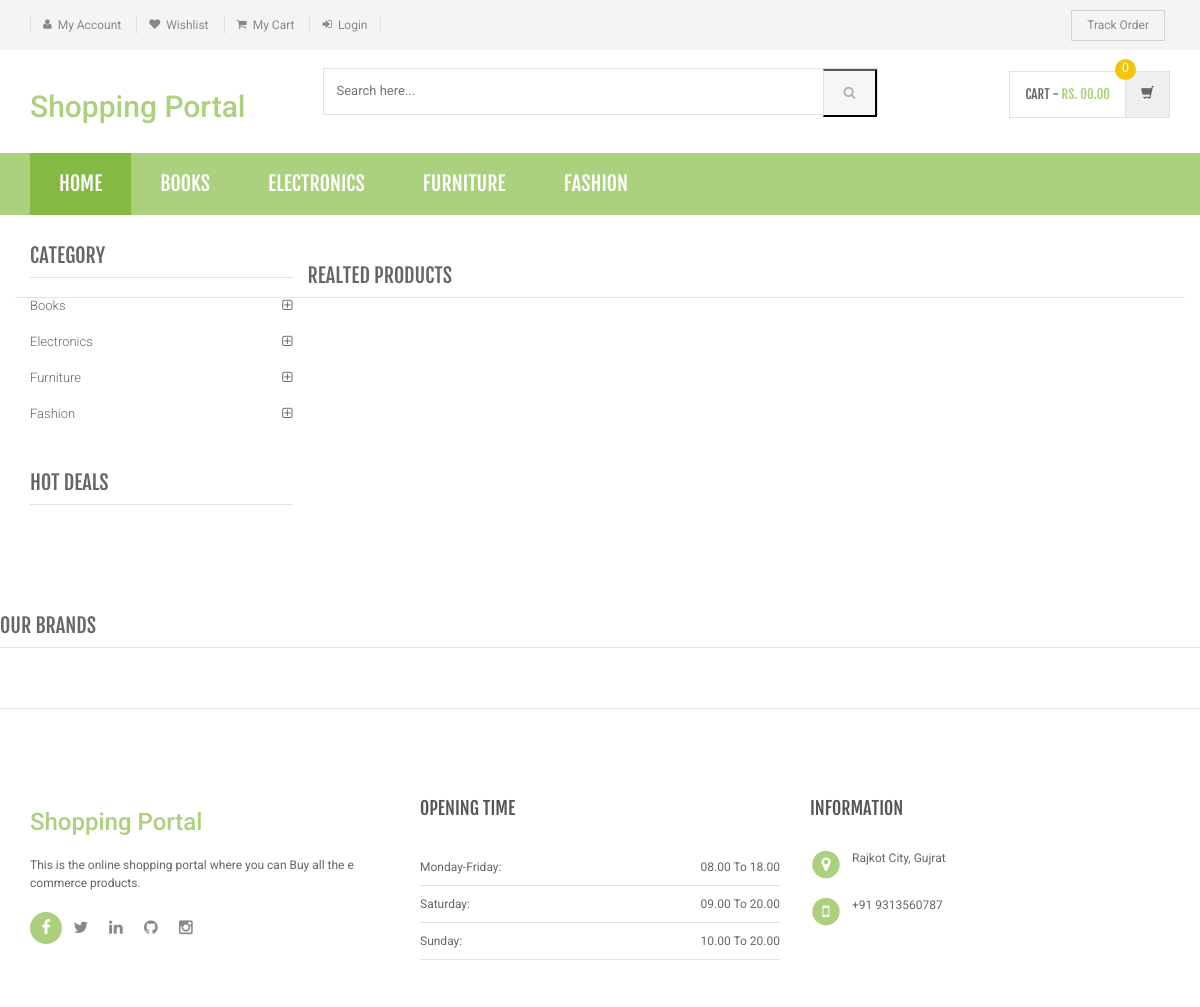
Before: /product-details.php with the older database file.
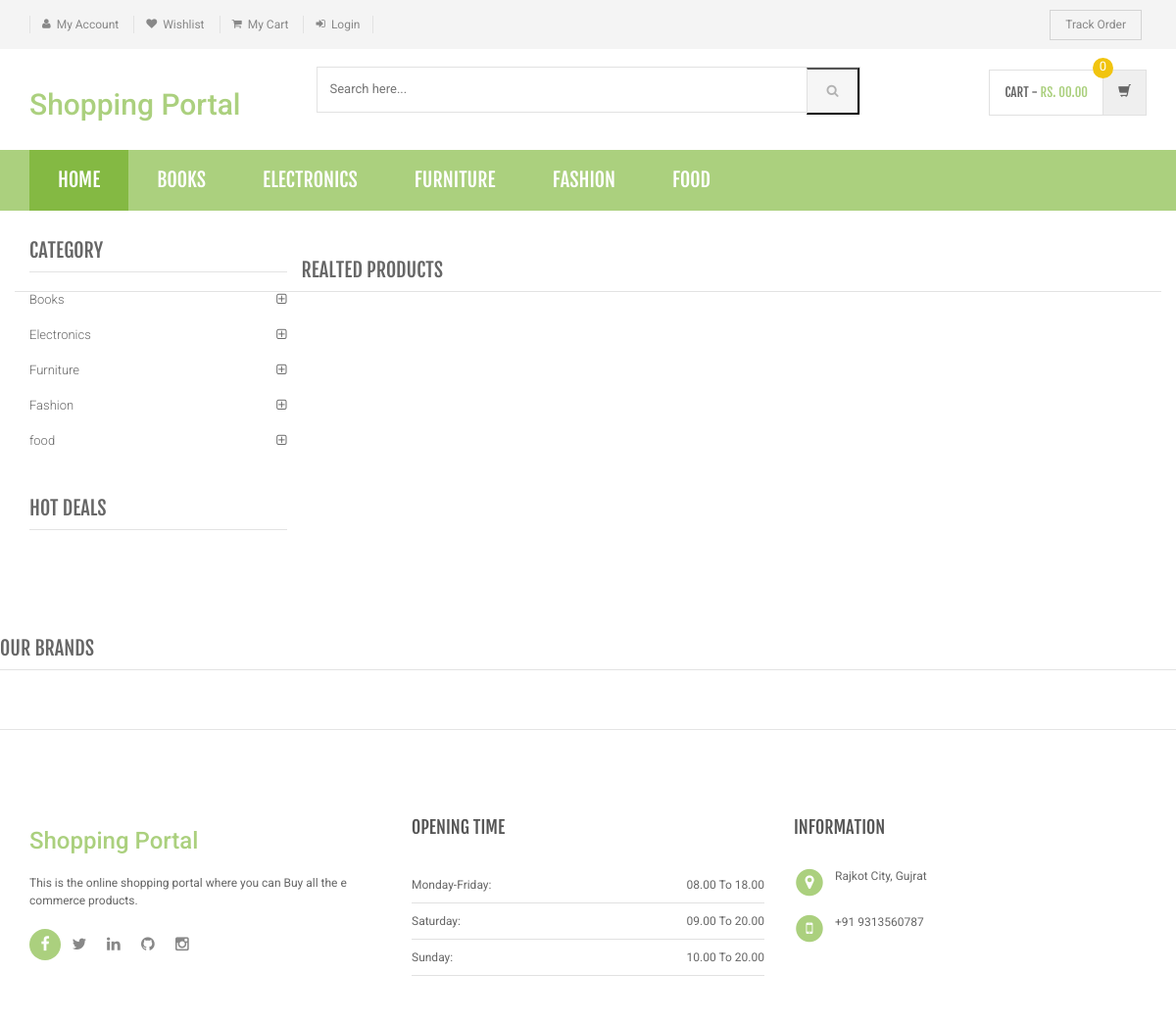
After: the same page with the newer database file.
### tables this page shows
CREATE TABLE `category` (
  `id` int(11) NOT NULL,
  `categoryName` varchar(255) DEFAULT NULL,
  `categoryDescription` longtext DEFAULT NULL,
  `creationDate` timestamp NOT NULL DEFAULT current_timestamp(),
  `updationDate` varchar(255) DEFAULT NULL
);

### product-details.php (the view, shortened to what this page needs)
<?php
include('includes/config.php');
?>
<!DOCTYPE html>
<html lang="en">
	<head>
	    <link rel="stylesheet" href="assets/css/bootstrap.min.css">
	    <link rel="stylesheet" href="assets/css/main.css">
	    <link rel="stylesheet" href="assets/css/green.css">
	    <link rel="stylesheet" href="assets/css/owl.carousel.css">
		<link rel="stylesheet" href="assets/css/owl.transitions.css">
		<link href="assets/css/lightbox.css" rel="stylesheet">
		<link rel="stylesheet" href="assets/css/animate.min.css">
		<link rel="stylesheet" href="assets/css/rateit.css">
		<link rel="stylesheet" href="assets/css/bootstrap-select.min.css">
		<link rel="stylesheet" href="assets/css/config.css">
		<link href="assets/css/green.css" rel="alternate stylesheet" title="Green color">
		<link href="assets/css/blue.css" rel="alternate stylesheet" title="Blue color">
		<link href="assets/css/red.css" rel="alternate stylesheet" title="Red color">
		<link href="assets/css/orange.css" rel="alternate stylesheet" title="Orange color">
		<link href="assets/css/dark-green.css" rel="alternate stylesheet" title="Darkgreen color">
		<link rel="stylesheet" href="assets/css/font-awesome.min.css">
	</head>
    <body class="cnt-home">
<header class="header-style-1">
<?php include('includes/top-header.php');?>
<?php include('includes/main-header.php');?>
<?php include('includes/menu-bar.php');?>
</header>
<div class="body-content outer-top-xs">
	<div class='container'>
		<div class='row single-product outer-bottom-sm '>
			<div class='col-md-3 sidebar'>
				<div class="sidebar-module-container">
<div class="sidebar-widget outer-bottom-xs wow fadeInUp">
	<h3 class="section-title">Category</h3>
	<div class="sidebar-widget-body m-t-10">
		<div class="accordion">
		            <?php $sql=mysqli_query($con,"select id,categoryName  from category");
while($row=mysqli_fetch_array($sql))
{
    ?>
	    	<div class="accordion-group">
	            <div class="accordion-heading">
	                <a href="category.php?cid=<?php echo $row['id'];?>"  class="accordion-toggle collapsed">
	                   <?php echo $row['categoryName'];?>
	                </a>
	            </div>
	        </div>
	        <?php } ?>
	    </div>
	</div>
</div>
<div class="sidebar-widget hot-deals wow fadeInUp">
	<h3 class="section-title">hot deals</h3>
</div>
				</div>
			</div>
<section class="section featured-product wow fadeInUp">
	<h3 class="section-title">Realted Products </h3>
</section>
			</div>
		</div>
<?php include('includes/brands-slider.php');?>
</div>
<?php include('includes/footer.php');?>
</body>
</html>

### includes/menu-bar.php (shortened to what this page needs)
<div class="header-nav animate-dropdown">
    <div class="container">
        <div class="yamm navbar navbar-default" role="navigation">
            <div class="nav-bg-class">
                <div class="navbar-collapse collapse" id="mc-horizontal-menu-collapse">
	<div class="nav-outer">
		<ul class="nav navbar-nav">
			<li class="active dropdown yamm-fw">
				<a href="index.php" data-hover="dropdown" class="dropdown-toggle">Home</a>
			</li>
              <?php $sql=mysqli_query($con,"select id,categoryName  from category limit 6");
while($row=mysqli_fetch_array($sql))
{
    ?>
			<li class="dropdown yamm">
				<a href="category.php?cid=<?php echo $row['id'];?>"> <?php echo $row['categoryName'];?></a>
			</li>
			<?php } ?>
		</ul>
		<div class="clearfix"></div>
	</div>
</div>
            </div>
        </div>
    </div>
</div>

Changed rows visible on the page:
added category: categoryName "FOOD", categoryName "food"
